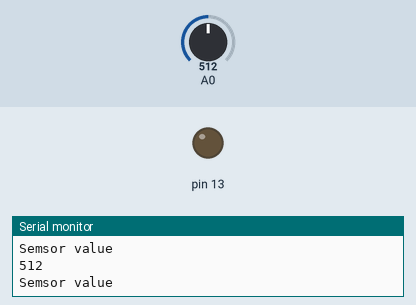
This sketch was run on a simulated Arduino Uno, built with avr-gcc and run on an emulated ATmega328P. Parts: output pins drawn as LEDs (lit = HIGH), the last lines printed to the serial monitor. Inputs (shaded band) come from the test bench; at power-on: A0 = 512.

Above: at 1.2 s.
1.3 s: A0 set to 409
2.8 s: A0 set to 392
At 3.9 s:
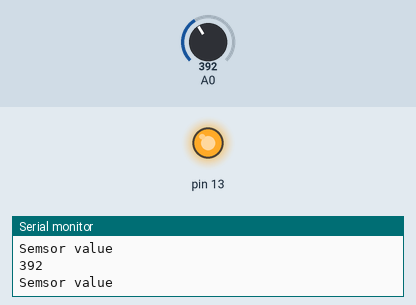
4.3 s: A0 set to 410
At 4.9 s:
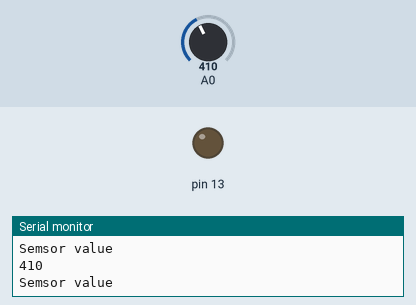
5.8 s: A0 set to 390
At 6.8 s:
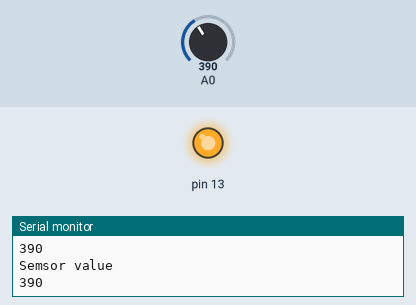
Timing chart, 0 to 8.8 s (numbered marks = the images above; inputs shaded):
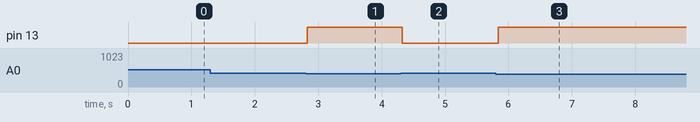

The sketch:

ldr.ino
```cpp
/*
 * Author : Vikram Adtya
 */
void setup() {
  Serial.begin(9600);
  pinMode(13,OUTPUT);
  // put your setup code here, to run once:

}

void loop() {
  int sensorValue=analogRead(A0);
  Serial.println("Semsor value ");
    Serial.println(sensorValue);


  if(sensorValue<400)
digitalWrite(13,HIGH);
else
digitalWrite(13,LOW);

}
```

Measured:
- the behaviour switches between 400 and 399 on A0 (found by bisection; images 0 and 1)
- after the input at 2.8 s, pin 13: LOW → HIGH at once
- after the input at 4.3 s, pin 13: HIGH → LOW at once
- after the input at 5.8 s, pin 13: LOW → HIGH at once
